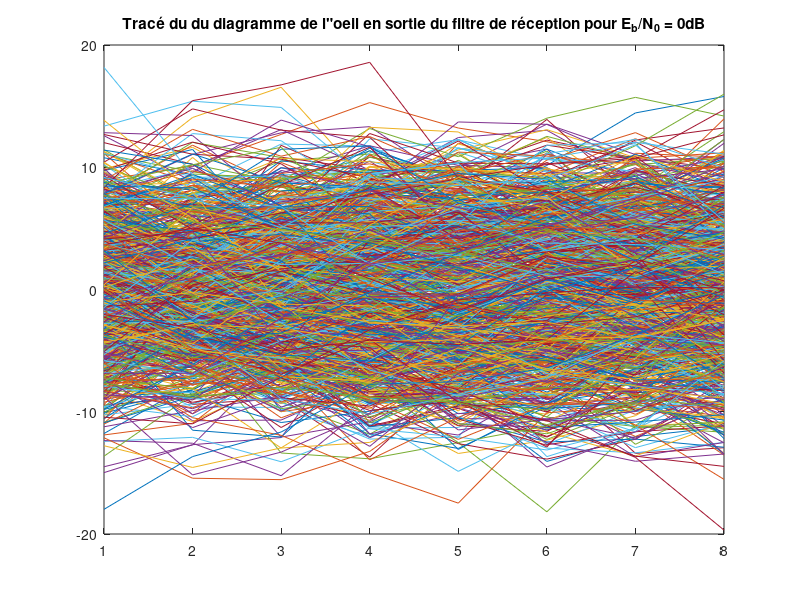
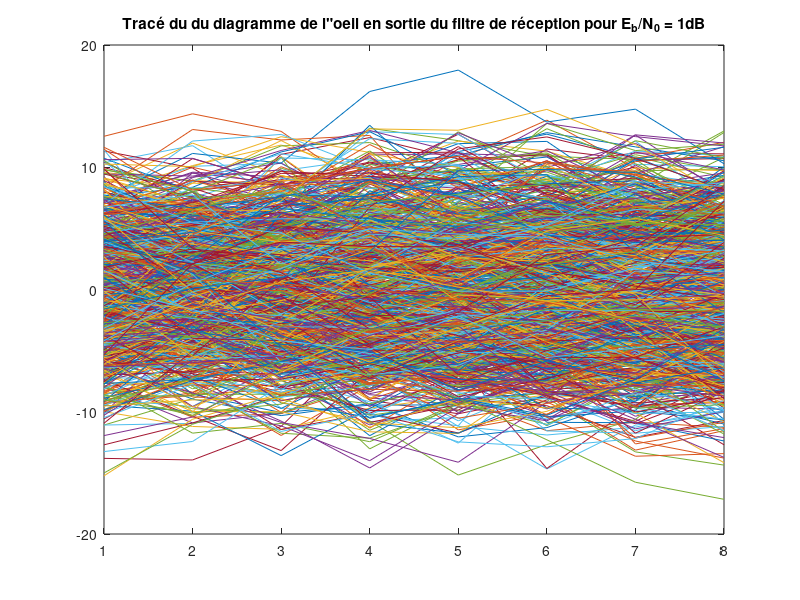
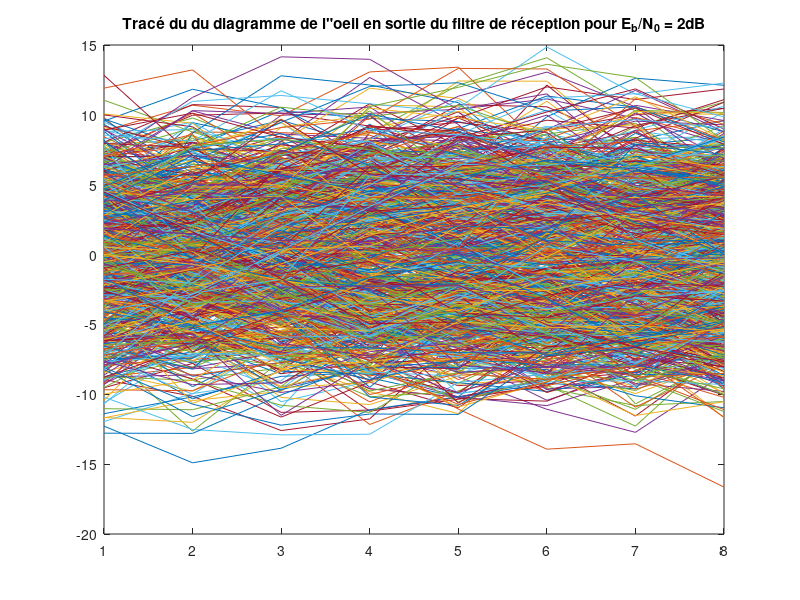
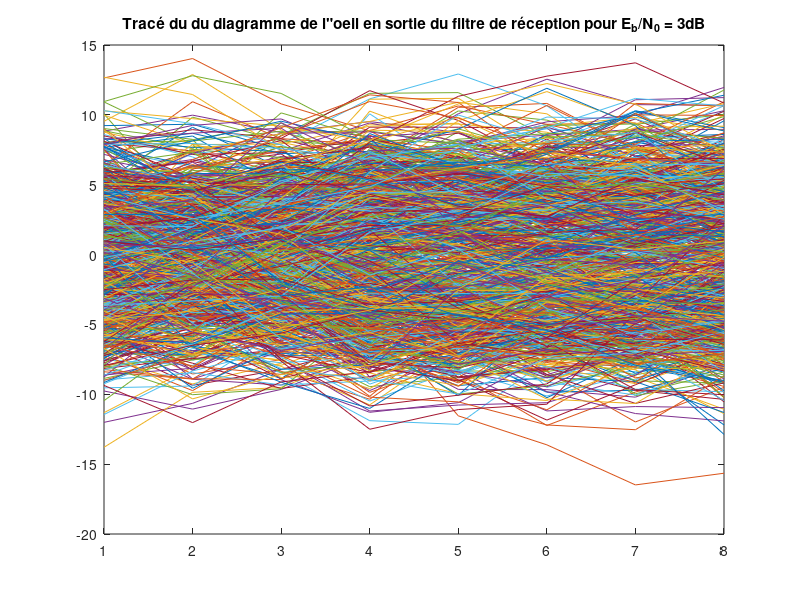

Write the MATLAB code that produced these figures, in order.
%%%%%%%%%%%%%%%%%%%%%%%%%%%%%%%%%%%%%%%%%%%%%%%%%%%%%%%%%%%%%%%%%%%%%%%
% ETUDE MODULATEUR/DEMODULATEUR SUR CANAL AWGN
% Benali Abdellah, Avril 2025
%%%%%%%%%%%%%%%%%%%%%%%%%%%%%%%%%%%%%%%%%%%%%%%%%%%%%%%%%%%%%%%%%%%%%%%

clear all
close all

%% %%%%%%%%%%%%%%%%%%%%%%%%%%%%%%%%%%%%%%%%%%%%%%%%%%%%%%%%%%%%%%%%%%%%%%%%%
%PARAMETRES GENERAUX 
%%%%%%%%%%%%%%%%%%%%%%%%%%%%%%%%%%%%%%%%%%%%%%%%%%%%%%%%%%%%%%%%%%%%%%%%%%%
Fe=24000;       %Fréquence d'échantillonnage
Te=1/Fe;        %Période d'échantillonnage
Rb=3000;        %Débit binaire souhaité
N=1000;         %Nombre de bits générés

M= 2;         %Ordre de la modulation :           A COMPLETER
Rs=Rb/log2(M);         %Débit symbole :                    A COMPLETER
Ns=Fe/Rs;         %Facteur de suréchantillonnage :    A COMPLETER

%tableau des valeurs de SNR par bit souhaité à l'entrée du récpeteur en dB
tab_Eb_N0_dB=[0:6]; 
%Passage au SNR en linéaire
tab_Eb_N0=10.^(tab_Eb_N0_dB/10);

%% %%%%%%%%%%%%%%%%%%%%%%%%%%%%%%%%%%%%%%%%%%%%%%%%%%%%%%%%%%%%%%%%%%%%%%%%%
% BOUCLE SUR LES NIVEAUX DE Eb/N0 A TESTER POUR OBTENTION DU TES ET DU TEB
% SIMULES DE LA CHAINE IMPLANTEE
%%%%%%%%%%%%%%%%%%%%%%%%%%%%%%%%%%%%%%%%%%%%%%%%%%%%%%%%%%%%%%%%%%%%%%%%%%%

for indice_bruit=1:length(tab_Eb_N0_dB)

    %% %%%%%%%%%%%%%%%%%%%%%%%%%%%%%%%%%%%%%%%%%%%%%%%%%%%%%%%%%%%%%%%%%%%%%%%%%
    % VALEUR DE Eb/N0 TESTEE
    %%%%%%%%%%%%%%%%%%%%%%%%%%%%%%%%%%%%%%%%%%%%%%%%%%%%%%%%%%%%%%%%%%%%%%%%%%%
    Eb_N0_dB=tab_Eb_N0_dB(indice_bruit)
    Eb_N0=tab_Eb_N0(indice_bruit);

    %% %%%%%%%%%%%%%%%%%%%%%%%%%%%%%%%%%%%%%%%%%%%%%%%%%%%%%%%%%%%%%%%%%%%%%%%%%
    % INITIALISATIONS
    %%%%%%%%%%%%%%%%%%%%%%%%%%%%%%%%%%%%%%%%%%%%%%%%%%%%%%%%%%%%%%%%%%%%%%%%%%%
    nb_erreurs=0;   %Variable permettant de compter le nombre d'erreurs cumulées
    nb_cumul=0;     %Variables permettant de compter le nombre de cumuls réalisés
    TES=0;          %Initialisation du taux d'erreur symbole pour le cumul
    TEB=0;          %Initialisation du taux d'erreur binaire pour le cumul

    %% %%%%%%%%%%%%%%%%%%%%%%%%%%%%%%%%%%%%%%%%%%%%%%%%%%%%%%%%%%%%%%%%%%%%%%%%%
    % BOUCLE POUR PRECISION TEB MESURE : COMPTAGE NOMBRE ERREURS
    % (voir annexe texte TP)
    %%%%%%%%%%%%%%%%%%%%%%%%%%%%%%%%%%%%%%%%%%%%%%%%%%%%%%%%%%%%%%%%%%%%%%%%%%%
    while(nb_erreurs<100)

        %% %%%%%%%%%%%%%%%%%%%%%%%%%%%%%%%%%%%%%%%%%%%%%%%%%%%%%%%%%%%%%%%%%%%%%%%%%
        %GENERATION DE L'INFORMATION BINAIRE
        %%%%%%%%%%%%%%%%%%%%%%%%%%%%%%%%%%%%%%%%%%%%%%%%%%%%%%%%%%%%%%%%%%%%%%%%%%%
        bits=randi([0,1],1,N);
        
        %% %%%%%%%%%%%%%%%%%%%%%%%%%%%%%%%%%%%%%%%%%%%%%%%%%%%%%%%%%%%%%%%%%%%%%%%%%
        %MAPPING
        %%%%%%%%%%%%%%%%%%%%%%%%%%%%%%%%%%%%%%%%%%%%%%%%%%%%%%%%%%%%%%%%%%%%%%%%%%%
        symboles= bits*2 - 1;     % A COMPLETER
        
        %% %%%%%%%%%%%%%%%%%%%%%%%%%%%%%%%%%%%%%%%%%%%%%%%%%%%%%%%%%%%%%%%%%%%%%%%%%
        %SURECHANTILLONNAGE
        %%%%%%%%%%%%%%%%%%%%%%%%%%%%%%%%%%%%%%%%%%%%%%%%%%%%%%%%%%%%%%%%%%%%%%%%%%%
        somme_Diracs_ponderes=kron(symboles,[1 zeros(1,Ns-1)]);
        
        %% %%%%%%%%%%%%%%%%%%%%%%%%%%%%%%%%%%%%%%%%%%%%%%%%%%%%%%%%%%%%%%%%%%%%%%%%%
        %FILTRAGE DE MISE EN FORME 
        %%%%%%%%%%%%%%%%%%%%%%%%%%%%%%%%%%%%%%%%%%%%%%%%%%%%%%%%%%%%%%%%%%%%%%%%%%%
        %Génération de la réponse impulsionnelle du filtre de mise en forme
        h= ones(1,Ns);             % A COMPLETER 
        %Filtrage de mise en forme
        Signal_emis=filter(h,1,somme_Diracs_ponderes);
        
        %%%%%%%%%%%%%%%%%%%%%%%%%%%%%%%%%%%%%%%%%%%%%%%%%%%%%%%%%%%%%%%%%%%%%%%%%%%
        %CANAL DE PROPAGATION AWGN
        %%%%%%%%%%%%%%%%%%%%%%%%%%%%%%%%%%%%%%%%%%%%%%%%%%%%%%%%%%%%%%%%%%%%%%%%%%%
        %Calcul de la puissance du signal émis
        P_signal = mean(abs(Signal_emis).^2);  % Moyenne de la norme au carré des échantillons
        %Calcul de la puissance du bruit à ajouter au signal pour obtenir la valeur
        %souhaité pour le SNR par bit à l'entrée du récepteur (Eb/N0) 
        P_bruit= P_signal*Ns/(2*log2(M)*Eb_N0);     % A COMPLETER
        %Génération du bruit gaussien à la bonne puissance en utilisant la fonction
        %randn de Matlab
        Bruit=sqrt(P_bruit)*randn(1,length(Signal_emis)); 
        %Ajout du bruit canal au signal émis => signal à l'entrée du récepteur
        Signal_recu=Signal_emis+Bruit;
        
        %%%%%%%%%%%%%%%%%%%%%%%%%%%%%%%%%%%%%%%%%%%%%%%%%%%%%%%%%%%%%%%%%%%%%%%%%%%
        %FILTRAGE DE RECEPTION
        %%%%%%%%%%%%%%%%%%%%%%%%%%%%%%%%%%%%%%%%%%%%%%%%%%%%%%%%%%%%%%%%%%%%%%%%%%%
        hr= ones(1,Ns/2);             % A COMPLETER 
        Signal_recu_filtre=filter(hr,1,Signal_recu);
        
        %% %%%%%%%%%%%%%%%%%%%%%%%%%%%%%%%%%%%%%%%%%%%%%%%%%%%%%%%%%%%%%%%%%%%%%%%%%
        %ECHANTILLONNAGE
        %%%%%%%%%%%%%%%%%%%%%%%%%%%%%%%%%%%%%%%%%%%%%%%%%%%%%%%%%%%%%%%%%%%%%%%%%%%
        %Choix de n0
        n0=Ns;     % A COMPLETER 
        %Echantillonnage à n0+mNs
        Signal_echantillonne=Signal_recu_filtre(n0:Ns:end);
        
        %% %%%%%%%%%%%%%%%%%%%%%%%%%%%%%%%%%%%%%%%%%%%%%%%%%%%%%%%%%%%%%%%%%%%%%%%%%
        %DECISIONS SUR LES SYMBOLES
        %%%%%%%%%%%%%%%%%%%%%%%%%%%%%%%%%%%%%%%%%%%%%%%%%%%%%%%%%%%%%%%%%%%%%%%%%%%
        symboles_recus=sign(Signal_echantillonne);  % A COMPLETER 
        
        %% %%%%%%%%%%%%%%%%%%%%%%%%%%%%%%%%%%%%%%%%%%%%%%%%%%%%%%%%%%%%%%%%%%%%%%%%%
        %CALCUL DU TAUX D'ERREUR SYMBOLE CUMULE
        %%%%%%%%%%%%%%%%%%%%%%%%%%%%%%%%%%%%%%%%%%%%%%%%%%%%%%%%%%%%%%%%%%%%%%%%%%%
        TES=TES+sum(symboles ~= symboles_recus)/length(symboles);        % A COMPLETER 
        
        %% %%%%%%%%%%%%%%%%%%%%%%%%%%%%%%%%%%%%%%%%%%%%%%%%%%%%%%%%%%%%%%%%%%%%%%%%%
        %DEMAPPING
        %%%%%%%%%%%%%%%%%%%%%%%%%%%%%%%%%%%%%%%%%%%%%%%%%%%%%%%%%%%%%%%%%%%%%%%%%%%
        bits_recus=(symboles_recus+1)/2;     % A COMPLETER 
        
        %% %%%%%%%%%%%%%%%%%%%%%%%%%%%%%%%%%%%%%%%%%%%%%%%%%%%%%%%%%%%%%%%%%%%%%%%%%
        %CALCUL DU TAUX D'ERREUR BINAIRE CUMULE
        %%%%%%%%%%%%%%%%%%%%%%%%%%%%%%%%%%%%%%%%%%%%%%%%%%%%%%%%%%%%%%%%%%%%%%%%%%%
        TEB=TEB+sum(bits ~= bits_recus)/length(bits_recus);        % A COMPLETER


        %% %%%%%%%%%%%%%%%%%%%%%%%%%%%%%%%%%%%%%%%%%%%%%%%%%%%%%%%%%%%%%%%%%%%%%%%%%
        %CUMUL DU NOMBRE D'ERREURS ET NOMBRE DE CUMUL REALISES
        %%%%%%%%%%%%%%%%%%%%%%%%%%%%%%%%%%%%%%%%%%%%%%%%%%%%%%%%%%%%%%%%%%%%%%%%%%%
        nb_erreurs=nb_erreurs+sum(bits ~= bits_recus);   % A COMPLETER
        nb_cumul=nb_cumul+1;


    end  %fin boucle sur comptage nombre d'erreurs
    nb_cumul
    %% %%%%%%%%%%%%%%%%%%%%%%%%%%%%%%%%%%%%%%%%%%%%%%%%%%%%%%%%%%%%%%%%%%%%%%%%%
    %CALCUL DU TAUX D'ERREUR SYMBOLE ET DU TAUX D'ERREUR BINAIRE POUR LA
    %VALEUR TESTEE DE Eb/N0
    %%%%%%%%%%%%%%%%%%%%%%%%%%%%%%%%%%%%%%%%%%%%%%%%%%%%%%%%%%%%%%%%%%%%%%%%%%%
    TES_simule(indice_bruit)=TES/nb_cumul;       
    TEB_simule(indice_bruit)=TEB/nb_cumul; 

     %% %%%%%%%%%%%%%%%%%%%%%%%%%%%%%%%%%%%%%%%%%%%%%%%%%%%%%%%%%%%%%%%%%%%%%%%%%
    %DIAGRAMME DE L'OEIL EN SORTIE DU FILTRE DE RECEPTION AVEC BRUIT
    %TRACE POUR CHAQUE VALEUR DE Eb/N0
    %%%%%%%%%%%%%%%%%%%%%%%%%%%%%%%%%%%%%%%%%%%%%%%%%%%%%%%%%%%%%%%%%%%%%%%%%%%
    oeil=reshape(Signal_recu_filtre,Ns,length(Signal_recu_filtre)/Ns);
    figure
    plot(oeil)
    title(['Tracé du du diagramme de l"oeil en sortie du filtre de réception pour E_b/N_0 = ' num2str(Eb_N0_dB) 'dB'])

end  %fin boucle sur les valeurs testées de Eb/N0

%% %%%%%%%%%%%%%%%%%%%%%%%%%%%%%%%%%%%%%%%%%%%%%%%%%%%%%%%%%%%%%%%%%%%%%%%%%
%CALCUL DU TES ET DU TEB THEORIQUE DE LA CHAINE IMPLANTEE
%%%%%%%%%%%%%%%%%%%%%%%%%%%%%%%%%%%%%%%%%%%%%%%%%%%%%%%%%%%%%%%%%%%%%%%%%%%
TES_THEO=qfunc(sqrt(2*tab_Eb_N0));   % A COMPLETER
TEB_THEO=TES_THEO/log2(M);   % A COMPLETER

%% %%%%%%%%%%%%%%%%%%%%%%%%%%%%%%%%%%%%%%%%%%%%%%%%%%%%%%%%%%%%%%%%%%%%%%%%%
%TRACES DES TES ET TEB OBTENUS EN FONCTION DE Eb/N0
%COMPARAISON AVEC LES TES et TEBs THEORIQUES DE LA CHAINE IMPLANTEE
%%%%%%%%%%%%%%%%%%%%%%%%%%%%%%%%%%%%%%%%%%%%%%%%%%%%%%%%%%%%%%%%%%%%%%%%%%%
figure
semilogy(tab_Eb_N0_dB, TES_THEO,'r-x')
hold on
semilogy(tab_Eb_N0_dB, TES_simule,'b-o')
legend('TES théorique','TES simulé')
xlabel('E_b/N_0 (dB)')
ylabel('TES')
%Ajouter un titre à la figure fonction de la chaine implantée

figure
semilogy(tab_Eb_N0_dB, TEB_THEO,'r-x')
hold on
semilogy(tab_Eb_N0_dB, TEB_simule,'b-o')
legend('TEB théorique','TEB simulé')
xlabel('E_b/N_0 (dB)')
ylabel('TEB')
%Ajouter un titre à la figure fonction de la chaine implantée
